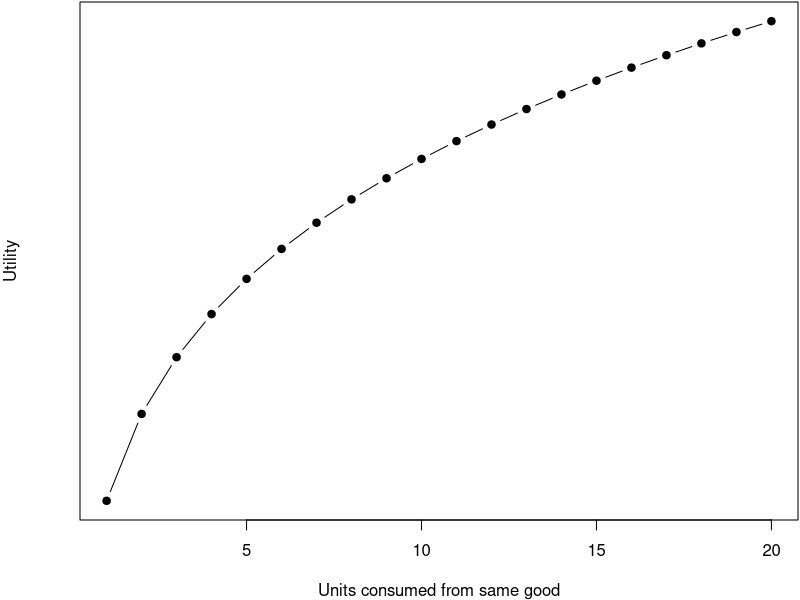

Write R code to recreate this figure.
## ---- chunk 1
par(mar = c(4, 4, 0.1, 0.1))
x <- seq(1, 20, 1)
y <- x^(0.2)
plot(x, y, pch = 19, type = "b", xlab="Units consumed from same good", ylab="Utility", yaxt='n')
